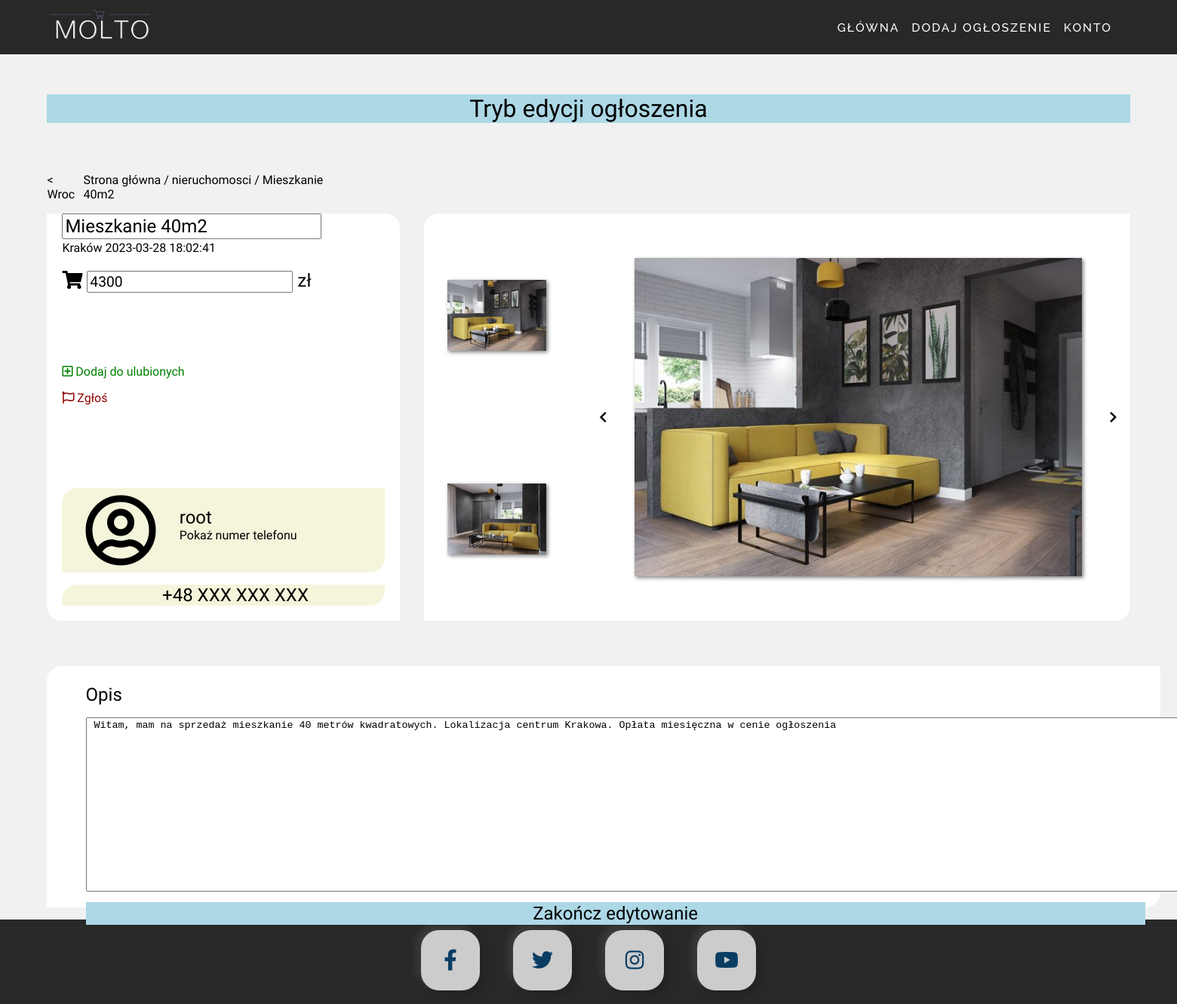
The page /editAnn.php?id=13 on the database its author committed.
### tables this page shows
CREATE TABLE `announcement` (
  `id` int(11) NOT NULL,
  `category` enum('motoryzacja','elektronika','ubrania','dom','nieruchomosci','rozrywka') NOT NULL,
  `title` tinytext NOT NULL,
  `description` text NOT NULL,
  `value` float NOT NULL,
  `img_link` text NOT NULL,
  `contact` text NOT NULL,
  `location` tinytext NOT NULL,
  `date` datetime NOT NULL,
  `user_owner` int(11) NOT NULL,
  `img_id` int(11) NOT NULL
);

CREATE TABLE `user` (
  `id` int(11) NOT NULL,
  `username` text NOT NULL,
  `password` text NOT NULL,
  `email` text NOT NULL,
  `phone_number` tinytext NOT NULL,
  `favorites` tinytext NOT NULL
);

CREATE TABLE `imgdata` (
  `id` int(11) NOT NULL,
  `first_img_link` text NOT NULL,
  `second_img_link` text NOT NULL,
  `third_img_link` text NOT NULL
);

### announcement.php (called while the page is built, shortened)
<?php
class Announcement{
    function __construct($id, $category, $title, $description, $value, $img_link, $contact, $location, $date, $user_owner, $img_id) {
        $this->id = $id;
        $this->title = $title;
        $this->category = $category;
        $this->description = $description;
        $this->value = $value;
        $this->img_link = $img_link;
        $this->location = $location;
        $this->date = $date;
      }
    public static function getById(int $id){
        $conn = DatabaseConnect::connect();
        $cmd = mysqli_prepare($conn, "SELECT * FROM announcement WHERE id=?");
        mysqli_stmt_bind_param($cmd, "i", $id);
        mysqli_stmt_execute($cmd);
        $getResult = mysqli_stmt_get_result($cmd);
        $row = mysqli_fetch_row($getResult);
        if(isset($row)){
            return new Announcement($row[0],$row[1],$row[2],$row[3],$row[4],$row[5],$row[6],$row[7],$row[8],$row[9],$row[10]);
        }else{
            throw new Exception("Cannot find announcement", 1);
        }
    }
    public static function getUserById(int $id){
        $conn = DatabaseConnect::connect();
        $cmd = mysqli_prepare($conn, "SELECT username FROM user WHERE id=?");
        mysqli_stmt_bind_param($cmd, "i", $id);
        mysqli_stmt_execute($cmd);
        $getResult = mysqli_stmt_get_result($cmd);
        $row = mysqli_fetch_row($getResult);
        if(isset($row)){
            return $row[0];
        }else{
            throw new Exception("Cannot find announcement", 1);
        }
    }
    public static function getImgById(int $id){
        $conn = DatabaseConnect::connect();
        $cmd = mysqli_prepare($conn, "SELECT first_img_link,second_img_link,third_img_link FROM imgdata WHERE id=?");
        mysqli_stmt_bind_param($cmd, "i", $id);
        mysqli_stmt_execute($cmd);
        $getResult = mysqli_stmt_get_result($cmd);
        $row = mysqli_fetch_row($getResult);
        if(isset($row)){
            return $row;
        }else{
            throw new Exception("Cannot find announcement", 1);
        }
    }
}
?>

### editAnn.php (the view, shortened to what this page needs)
<!DOCTYPE html>
<html lang="pl">
<head>
    <link rel="stylesheet" href="style/main.css">
    <link rel="stylesheet" href="style/annstyle.css" MEDIA="(min-width: 1250px)">
    <link rel="stylesheet" href="style/annstylephone.css" MEDIA="(max-width: 1249px)">
    <link rel="stylesheet" href="https://cdnjs.cloudflare.com/ajax/libs/font-awesome/5.13.0/css/all.min.css">
</head>
<body>
<?php
        include_once("page.php");
    ?>
    <main>
<?php
include_once("announcement.php");
if (session_status() === PHP_SESSION_NONE) {
    if(isset($_SESSION['logged']) && $_SESSION['logged'] == TRUE){
        $userId = User::userId($_SESSION['username']);
    }else{
        $userId = NULL;
    }
}
if(!isset($_GET["id"]) || !is_numeric($_GET["id"]) || $_GET["id"] <= 0){
    show_error("Nie można znaleźć ogłoszenia");
}else{
    echo '<div class="editAnnInfo"><h1>Tryb edycji ogłoszenia</h1></div>';
     echo '<form action="editAnnList.php" method="POST">
            <input type="number" name="id" value="'.$_GET["id"].'" hidden>';
    try {
        $announcement = Announcement::getById($_GET["id"]);
        echo '<div class="annNavBack">';
        echo '<p><a href="index.php">< Wroc</a></p>';
        echo '<p><a href="index.php">Strona główna</a> / <a href="category.php?category='.$announcement->category.'">'.$announcement->category.'</a> / '.htmlspecialchars($announcement->title).'</p>';
        echo '</div>';
        echo '<div class="middleContent">';
        echo '<div class="leftBlock">';
        echo '<div class="annInfo">';
        echo '<input type="text" name="titleEdit" value="'.htmlspecialchars($announcement->title).'">';
        echo '<p>'.htmlspecialchars($announcement->location)." ".$announcement->date.'</p>';
        echo '<h2><i class="fas fa-shopping-cart"></i> <input type="number" name="valueEdit" value='.$announcement->value.'> zł</h2>';
        echo '</div>';
        echo '<div class="annButtons">';
        echo '<p><a href="action.php?id_favorite='.$announcement->id.'&id_user='.$userId.'"><i class="far fa-plus-square"></i> Dodaj do ulubionych</a></p>';
        echo '<p><a href="action.php?id='.$announcement->id.'"><i class="far fa-flag"></i> Zgłoś</a></p>';
        echo '</div>';
        echo '<div class="annContact">';
        echo '<div class="userProfil">';
        echo '<h2><i class="far fa-user-circle"></i></h2><div><h2>'.Announcement::getUserById($announcement->user_owner).'</h2><p style="cursor: pointer" onclick="show_phone_number()">Pokaż numer telefonu</p></div>';
        echo '</div>';
        echo '<div class="phone">';
        echo '<div><h2 id="phone_number">+48 XXX XXX XXX</h2></div>';
        echo '</div>';
        echo '</div>';
        echo '</div>';
        echo '<div class="rightBlock">';
        echo '<div class="imgColumn">';
        for ($i=0; $i < 3; $i++) {
            if(Announcement::getImgById($announcement->img_id)[$i] != "NULL"){
                echo '<img src="ann_img/'.Announcement::getImgById($announcement->img_id)[$i].'">';
            }
        }?>
        <?php
        echo '</div>';
        echo '<div class="mainImg">';
        echo '<i class="fas fa-chevron-left" onclick="previous_img()"></i>';
        echo '<img src="ann_img/'.$announcement->img_link.'" id="main_img">';
        echo '<i class="fas fa-chevron-right" onclick="next_img()"></i>';
        echo '</div>';
        echo '</div>';
        echo '</div>';
    } catch (Exception $e) {
       show_error("Wystąpił błąd podczas ładowania ogłoszenia");
    }
}
?>
</main>
<section>
    <div id="description">
        <h2>Opis</h2>
        <p> <textarea name="descriptionEdit" rows="15" cols="230"> <?php echo htmlspecialchars("$announcement->description") ?></textarea><button type="submit" name="edit">Zakończ edytowanie</button></p>
    </div>
</section>
</body>
</html>

### style/main.css (style rules this page uses)
body { background-color: #f1f1f1; margin: 0; }
main { background-color: #f1f1f1; }

### style/annstyle.css (style rules this page uses)
main { padding: 4vh 4vw 0vh 4vw; }
section { padding: 0vh 4vw 2vh 4vw; }
p { font-family: "Prompt", sans-serif; font-weight: 100; margin-top: 0.1em; }
h2 { font-family: "Prompt", sans-serif; font-weight: 400; }
a { text-decoration: none; color: inherit; }
.annNavBack { margin-top: 8vh; min-width: 400px; width: 26vw; display: flex; justify-content: space-between; font-family: "Prompt", sans-serif; font-weight: 100; }
.annNavBack a { text-decoration: none; color: black; }
.annButtons { padding: 0px 20px 0px 20px; }
.annButtons p:nth-child(1) { color: green; cursor: pointer; width: 45%; }
.annButtons p:nth-child(2) { color: darkred; cursor: pointer; width: 25%; }
.middleContent { display: flex; justify-content: space-between; height: 75vh; }
.leftBlock { display: flex; flex-direction: column; justify-content: space-between; border-radius: 0px 20px 0px 20px; background-color: white; height: 90%; width: 40%; }
.leftBlock .annInfo { padding: 0px 20px 0px 20px; }
.leftBlock .annInfo h2 { font-family: "Prompt", sans-serif; font-weight: 400; margin-bottom: 0; }
.leftBlock .annInfo p { font-family: "Prompt", sans-serif; font-weight: 100; margin-top: 0.1em; }
.leftBlock .annContact { margin: 0px 20px 20px 20px; }
.leftBlock .annContact .userProfil { border-radius: 20px 0px 20px 0px; background-color: beige; display: flex; justify-content: left; align-items: center; height: 14vh; }
.leftBlock .annContact .phone { border-radius: 20px 0px 20px 0px; background-color: beige; margin-top: 2vh; display: flex; justify-content: center; }
.leftBlock .annContact .userProfil div { display: flex; flex-direction: column; justify-content: center; }
.leftBlock .annContact .userProfil p { margin-left: 2vw; margin-top: 0px; }
.leftBlock .annContact h2 { margin-top: 0; margin-left: 2vw; font-family: "Prompt", sans-serif; font-weight: 400; margin-bottom: 0; }
.leftBlock .annContact .userProfil i { font-size: 4em; }
.rightBlock { display: flex; justify-content: space-around; border-radius: 20px 0px 20px 0px; margin-left: 2vw; background-color: white; height: 90%; width: 80%; }
.rightBlock .imgColumn { display: flex; margin-left: 2vw; flex-direction: column; justify-content: space-around; max-height: 100%; width: 20%; }
.rightBlock .imgColumn img { object-fit: cover; object-position: 100% 0; width: 80%; box-shadow: 2px 2px 5px gray; }
.mainImg { width: 90%; display: flex; justify-content: space-around; align-items: center; }
.mainImg img { margin: auto; object-fit: cover; object-position: 0 0; max-height: 80%; max-width: 80%; box-shadow: 2px 2px 5px gray; }
.mainImg i { cursor: pointer; margin: 5%; }
form input[name="titleEdit"] { font-family: "Prompt", sans-serif; font-weight: 400; font-size: 1.5em; }
form input[name="valueEdit"] { font-family: "Prompt", sans-serif; font-weight: 400; font-size: 0.8em; }
form { display: flex; flex-direction: column; align-content: center; justify-content: center; }
button { margin-top: 10px; font-family: "Prompt", sans-serif; text-align: center; background-color: lightblue; font-weight: 400; margin-bottom: 0; font-size: 1.5em; border: none; width: 100%; }
.editAnnInfo h1 { font-family: "Prompt", sans-serif; text-align: center; background-color: lightblue; font-weight: 400; margin-bottom: 0; }
#description { padding: 0px 20px 0px 20px; background-color: white; width: 100%; height: 40vh; border-radius: 20px 0px 20px 0px; }
#description h2 { padding-top: 1em; margin-top: 0; margin-left: 2vw; font-family: "Prompt", sans-serif; font-weight: 400; margin-bottom: 0; }
#description p { margin-left: 2vw; font-family: "Prompt", sans-serif; font-weight: 100; margin-top: 1em; }

### rows shown on the page
announcement: category "nieruchomosci", title "Mieszkanie 40m2", titleEdit "Mieszkanie 40m2", location "Kraków", date "2023-03-28 18:02:41", valueEdit "4300", user_owner.username "root", img.first_img_link (picture), img.second_img_link (picture), img_link (picture), descriptionEdit "Witam, mam na sprzedaż mieszkanie 40 metrów kwadratowych. Lokalizacja centrum Krakowa. Opłata miesięczna w cenie ogłoszenia"
